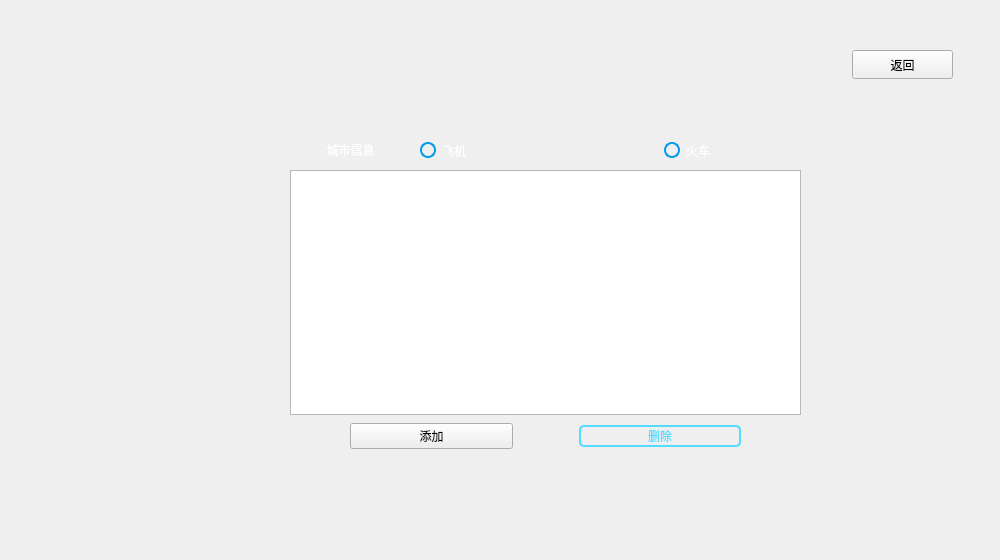
    <widget class="QWidget" name="CityCheck_page">
     <property name="minimumSize">
      <size>
       <width>1000</width>
       <height>560</height>
      </size>
     </property>
     <property name="maximumSize">
      <size>
       <width>1000</width>
       <height>560</height>
      </size>
     </property>
     <widget class="QLabel" name="CityCheck_label">
      <property name="geometry">
       <rect>
        <x>320</x>
        <y>139</y>
        <width>81</width>
        <height>21</height>
       </rect>
      </property>
      <property name="styleSheet">
       <string notr="true">backgroud:rgb(85, 170, 255);
font: 13pt &quot;幼圆&quot;;
color:rgb(255, 255, 255);
border-style:outset;
boeder-color: rgb(170, 170, 255);
backgroud-color:rgb(85, 170, 255);
</string>
      </property>
      <property name="text">
       <string>  城市信息</string>
      </property>
     </widget>
     <widget class="QPushButton" name="Return_pushButton_3">
      <property name="geometry">
       <rect>
        <x>852</x>
        <y>50</y>
        <width>101</width>
        <height>29</height>
       </rect>
      </property>
      <property name="styleSheet">
       <string notr="true">font: 11pt &quot;微软雅黑&quot;;</string>
      </property>
      <property name="text">
       <string>返回</string>
      </property>
     </widget>
     <widget class="QWidget" name="layoutWidget">
      <property name="geometry">
       <rect>
        <x>290</x>
        <y>170</y>
        <width>511</width>
        <height>281</height>
       </rect>
      </property>
      <layout class="QVBoxLayout" name="verticalLayout">
       <item>
        <widget class="QTableWidget" name="CityCheck_Table">
         <property name="sizePolicy">
          <sizepolicy hsizetype="Preferred" vsizetype="Minimum">
           <horstretch>0</horstretch>
           <verstretch>150</verstretch>
          </sizepolicy>
         </property>
         <property name="minimumSize">
          <size>
           <width>0</width>
           <height>150</height>
          </size>
         </property>
        </widget>
       </item>
       <item>
        <layout class="QHBoxLayout" name="horizontalLayout_7">
         <item>
          <spacer name="horizontalSpacer_2">
           <property name="orientation">
            <enum>Qt::Horizontal</enum>
           </property>
           <property name="sizeType">
            <enum>QSizePolicy::Fixed</enum>
           </property>
           <property name="sizeHint" stdset="0">
            <size>
             <width>60</width>
             <height>20</height>
            </size>
           </property>
          </spacer>
         </item>
         <item>
          <widget class="QPushButton" name="City_Add_pushButton">
           <property name="minimumSize">
            <size>
             <width>18</width>
             <height>20</height>
            </size>
           </property>
           <property name="styleSheet">
            <string notr="true">font: 11pt &quot;微软雅黑&quot;;</string>
           </property>
           <property name="text">
            <string>添加</string>
           </property>
           <property name="iconSize">
            <size>
             <width>16</width>
             <height>12</height>
            </size>
           </property>
          </widget>
         </item>
         <item>
          <spacer name="horizontalSpacer_4">
           <property name="orientation">
            <enum>Qt::Horizontal</enum>
           </property>
           <property name="sizeType">
            <enum>QSizePolicy::Fixed</enum>
           </property>
           <property name="sizeHint" stdset="0">
            <size>
             <width>60</width>
             <height>30</height>
            </size>
           </property>
          </spacer>
         </item>
         <item>
          <widget class="QPushButton" name="City_Del_pushButton">
           <property name="minimumSize">
            <size>
             <width>18</width>
             <height>20</height>
            </size>
           </property>
           <property name="sizeIncrement">
            <size>
             <width>18</width>
             <height>0</height>
            </size>
           </property>
           <property name="baseSize">
            <size>
             <width>18</width>
             <height>0</height>
            </size>
           </property>
           <property name="styleSheet">
            <string notr="true">QPushButton{	
	color:#52DCFE;
	border:2px solid #52DCFE;
	border-radius:5px;
font: 11pt &quot;微软雅黑&quot;;
}

QPushButton::hover{
	background-color:#52DCFE;
	color:#ffffff;
}

QPushButton::pressed,QPushButton::checked{
	background-color:#52DCFE;
	color:#ffffff;
}

QPushButton::disabled{
	background-color:transparent;
}
</string>
           </property>
           <property name="text">
            <string>删除</string>
           </property>
           <property name="iconSize">
            <size>
             <width>16</width>
             <height>12</height>
            </size>
           </property>
          </widget>
         </item>
         <item>
          <spacer name="horizontalSpacer_3">
           <property name="orientation">
            <enum>Qt::Horizontal</enum>
           </property>
           <property name="sizeType">
            <enum>QSizePolicy::Fixed</enum>
           </property>
           <property name="sizeHint" stdset="0">
            <size>
             <width>60</width>
             <height>20</height>
            </size>
           </property>
          </spacer>
         </item>
        </layout>
       </item>
      </layout>
     </widget>
     <widget class="QWidget" name="layoutWidget">
      <property name="geometry">
       <rect>
        <x>420</x>
        <y>130</y>
        <width>291</width>
        <height>41</height>
       </rect>
      </property>
      <layout class="QHBoxLayout" name="horizontalLayout_3">
       <item>
        <widget class="QRadioButton" name="CityPlane_radioButton">
         <property name="sizePolicy">
          <sizepolicy hsizetype="Fixed" vsizetype="Fixed">
           <horstretch>0</horstretch>
           <verstretch>0</verstretch>
          </sizepolicy>
         </property>
         <property name="styleSheet">
          <string notr="true">QRadioButton{
	font:75 12pt &quot;微软雅黑&quot;;
	background:transparent;
	color:white;
	border:none;
}

QRadioButton:disabled{
	color:gray;
}

QRadioButton::indicator{
	width:12px;
	height:12px;
	border-radius:8px;
}

QRadioButton::indicator:checked{
	width:14px;
	height:14px;
	background-color:qradialgradient(spread:pad, cx:0.5, cy:0.5, radius:0.5, fx:0.5, fy:0.5, stop:0 rgba(4, 156, 232, 255), stop:0.6 rgba(4, 156, 232, 255), stop:0.65 transparent, stop:0.8 transparent, stop:0.85 rgba(4, 156, 232, 255), stop:1 rgba(4, 156, 232, 255));
	border:1px solid rgb(4, 156, 232);
	border-radius:8px;
}

QRadioButton::indicator:unchecked{
	background-color:transparent;
	border:2px solid rgba(4, 156, 232, 255);
}

QRadioButton::indicator:unchecked:disabled{
	background-color:qradialgradient(spread:pad, cx:0.5, cy:0.5, radius:0.5, fx:0.5, fy:0.5, stop:0 transparent, stop:0.6 transparent, stop:0.65 transparent, stop:0.8 transparent, stop:0.85 gray, stop:1 gray);
	border:2px solid rgb(200, 200, 200);
}

QRadioButton::indicator:checked:disabled{
	width:14px;
	height:14px;
	background-color:qradialgradient(spread:pad, cx:0.5, cy:0.5, radius:0.5, fx:0.5, fy:0.5, stop:0 gray, stop:0.6 gray, stop:0.65 transparent, stop:0.8 transparent, stop:0.85 gray, stop:1 gray);
	border:1px solid gray;
	border-radius:8px;
}
</string>
         </property>
         <property name="text">
          <string>飞机</string>
         </property>
        </widget>
       </item>
       <item>
        <spacer name="horizontalSpacer_8">
         <property name="orientation">
          <enum>Qt::Horizontal</enum>
         </property>
         <property name="sizeHint" stdset="0">
          <size>
           <width>40</width>
           <height>20</height>
          </size>
         </property>
        </spacer>
       </item>
       <item>
        <widget class="QRadioButton" name="CityTrain_radioButton">
         <property name="sizePolicy">
          <sizepolicy hsizetype="Fixed" vsizetype="Fixed">
           <horstretch>0</horstretch>
           <verstretch>0</verstretch>
          </sizepolicy>
         </property>
         <property name="styleSheet">
          <string notr="true">QRadioButton{
	font:75 12pt &quot;微软雅黑&quot;;
	background:transparent;
	color:white;
	border:none;
}

QRadioButton:disabled{
	color:gray;
}

QRadioButton::indicator{
	width:12px;
	height:12px;
	border-radius:8px;
}

QRadioButton::indicator:checked{
	width:14px;
	height:14px;
	background-color:qradialgradient(spread:pad, cx:0.5, cy:0.5, radius:0.5, fx:0.5, fy:0.5, stop:0 rgba(4, 156, 232, 255), stop:0.6 rgba(4, 156, 232, 255), stop:0.65 transparent, stop:0.8 transparent, stop:0.85 rgba(4, 156, 232, 255), stop:1 rgba(4, 156, 232, 255));
	border:1px solid rgb(4, 156, 232);
	border-radius:8px;
}

QRadioButton::indicator:unchecked{
	background-color:transparent;
	border:2px solid rgba(4, 156, 232, 255);
}

QRadioButton::indicator:unchecked:disabled{
	background-color:qradialgradient(spread:pad, cx:0.5, cy:0.5, radius:0.5, fx:0.5, fy:0.5, stop:0 transparent, stop:0.6 transparent, stop:0.65 transparent, stop:0.8 transparent, stop:0.85 gray, stop:1 gray);
	border:2px solid rgb(200, 200, 200);
}

QRadioButton::indicator:checked:disabled{
	width:14px;
	height:14px;
	background-color:qradialgradient(spread:pad, cx:0.5, cy:0.5, radius:0.5, fx:0.5, fy:0.5, stop:0 gray, stop:0.6 gray, stop:0.65 transparent, stop:0.8 transparent, stop:0.85 gray, stop:1 gray);
	border:1px solid gray;
	border-radius:8px;
}
</string>
         </property>
         <property name="text">
          <string>火车</string>
         </property>
        </widget>
       </item>
      </layout>
     </widget>
    </widget>
